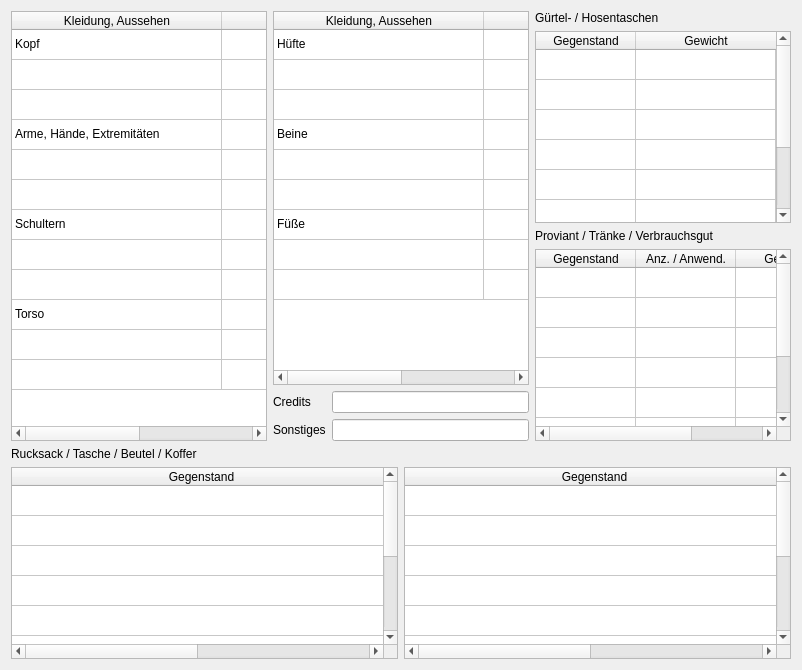
     <widget class="QWidget" name="tab_ausruestung">
      <attribute name="title">
       <string>Ausrüstung</string>
      </attribute>
      <layout class="QVBoxLayout" name="verticalLayout_10">
       <item>
        <layout class="QHBoxLayout" name="horizontalLayout_7">
         <item>
          <layout class="QVBoxLayout" name="verticalLayout_9">
           <item>
            <widget class="QTableWidget" name="tableWidget_ausruestung_links">
             <property name="sizePolicy">
              <sizepolicy hsizetype="Expanding" vsizetype="Minimum">
               <horstretch>0</horstretch>
               <verstretch>0</verstretch>
              </sizepolicy>
             </property>
             <property name="maximumSize">
              <size>
               <width>16777215</width>
               <height>16777215</height>
              </size>
             </property>
             <attribute name="horizontalHeaderDefaultSectionSize">
              <number>210</number>
             </attribute>
             <attribute name="horizontalHeaderStretchLastSection">
              <bool>true</bool>
             </attribute>
             <attribute name="verticalHeaderVisible">
              <bool>false</bool>
             </attribute>
             <row>
              <property name="text">
               <string>Kopf</string>
              </property>
             </row>
             <row>
              <property name="text">
               <string>1</string>
              </property>
             </row>
             <row>
              <property name="text">
               <string>2</string>
              </property>
             </row>
             <row>
              <property name="text">
               <string>Arme, Hände, Extremitäten</string>
              </property>
             </row>
             <row>
              <property name="text">
               <string>1</string>
              </property>
             </row>
             <row>
              <property name="text">
               <string>2</string>
              </property>
             </row>
             <row>
              <property name="text">
               <string>Schultern</string>
              </property>
             </row>
             <row>
              <property name="text">
               <string>1</string>
              </property>
             </row>
             <row>
              <property name="text">
               <string>2</string>
              </property>
             </row>
             <row>
              <property name="text">
               <string>Torso</string>
              </property>
             </row>
             <row>
              <property name="text">
               <string>1</string>
              </property>
             </row>
             <row>
              <property name="text">
               <string>2</string>
              </property>
             </row>
             <column>
              <property name="text">
               <string>Kleidung, Aussehen</string>
              </property>
             </column>
             <column>
              <property name="text">
               <string>Gewicht</string>
              </property>
             </column>
             <item row="0" column="0">
              <property name="text">
               <string>Kopf</string>
              </property>
             </item>
             <item row="3" column="0">
              <property name="text">
               <string>Arme, Hände, Extremitäten</string>
              </property>
             </item>
             <item row="5" column="0">
              <property name="text">
               <string/>
              </property>
             </item>
             <item row="6" column="0">
              <property name="text">
               <string>Schultern</string>
              </property>
             </item>
             <item row="9" column="0">
              <property name="text">
               <string>Torso</string>
              </property>
             </item>
            </widget>
           </item>
          </layout>
         </item>
         <item>
          <layout class="QVBoxLayout" name="verticalLayout_11">
           <item>
            <widget class="QTableWidget" name="tableWidget_ausruestung_rechts">
             <property name="sizePolicy">
              <sizepolicy hsizetype="Expanding" vsizetype="MinimumExpanding">
               <horstretch>0</horstretch>
               <verstretch>0</verstretch>
              </sizepolicy>
             </property>
             <property name="maximumSize">
              <size>
               <width>16777215</width>
               <height>16777215</height>
              </size>
             </property>
             <attribute name="horizontalHeaderDefaultSectionSize">
              <number>210</number>
             </attribute>
             <attribute name="horizontalHeaderStretchLastSection">
              <bool>true</bool>
             </attribute>
             <attribute name="verticalHeaderVisible">
              <bool>false</bool>
             </attribute>
             <row>
              <property name="text">
               <string>Hüfte</string>
              </property>
             </row>
             <row>
              <property name="text">
               <string>1</string>
              </property>
             </row>
             <row>
              <property name="text">
               <string>2</string>
              </property>
             </row>
             <row>
              <property name="text">
               <string>Beine</string>
              </property>
             </row>
             <row>
              <property name="text">
               <string>1</string>
              </property>
             </row>
             <row>
              <property name="text">
               <string>2</string>
              </property>
             </row>
             <row>
              <property name="text">
               <string>Füße</string>
              </property>
             </row>
             <row>
              <property name="text">
               <string>1</string>
              </property>
             </row>
             <row>
              <property name="text">
               <string>2</string>
              </property>
             </row>
             <column>
              <property name="text">
               <string>Kleidung, Aussehen</string>
              </property>
             </column>
             <column>
              <property name="text">
               <string>Gewicht</string>
              </property>
             </column>
             <item row="0" column="0">
              <property name="text">
               <string>Hüfte</string>
              </property>
             </item>
             <item row="3" column="0">
              <property name="text">
               <string>Beine</string>
              </property>
             </item>
             <item row="6" column="0">
              <property name="text">
               <string>Füße</string>
              </property>
             </item>
            </widget>
           </item>
           <item>
            <layout class="QFormLayout" name="formLayout">
             <item row="0" column="0">
              <widget class="QLabel" name="label_6">
               <property name="text">
                <string>Credits</string>
               </property>
              </widget>
             </item>
             <item row="0" column="1">
              <widget class="QLineEdit" name="lineEdit_credits"/>
             </item>
             <item row="1" column="0">
              <widget class="QLabel" name="label_7">
               <property name="text">
                <string>Sonstiges</string>
               </property>
              </widget>
             </item>
             <item row="1" column="1">
              <widget class="QLineEdit" name="lineEdit_sonstiges"/>
             </item>
            </layout>
           </item>
          </layout>
         </item>
         <item>
          <layout class="QVBoxLayout" name="verticalLayout_8">
           <item>
            <widget class="QLabel" name="label_4">
             <property name="text">
              <string>Gürtel- / Hosentaschen</string>
             </property>
            </widget>
           </item>
           <item>
            <widget class="QTableWidget" name="tableWidget_hosentaschen">
             <property name="rowCount">
              <number>8</number>
             </property>
             <attribute name="horizontalHeaderStretchLastSection">
              <bool>true</bool>
             </attribute>
             <attribute name="verticalHeaderVisible">
              <bool>false</bool>
             </attribute>
             <row/>
             <row/>
             <row/>
             <row/>
             <row/>
             <row/>
             <row/>
             <row/>
             <column>
              <property name="text">
               <string>Gegenstand</string>
              </property>
             </column>
             <column>
              <property name="text">
               <string>Gewicht</string>
              </property>
             </column>
            </widget>
           </item>
           <item>
            <widget class="QLabel" name="label_5">
             <property name="text">
              <string>Proviant / Tränke / Verbrauchsgut</string>
             </property>
            </widget>
           </item>
           <item>
            <widget class="QTableWidget" name="tableWidget_proviant">
             <property name="rowCount">
              <number>8</number>
             </property>
             <attribute name="horizontalHeaderStretchLastSection">
              <bool>true</bool>
             </attribute>
             <attribute name="verticalHeaderVisible">
              <bool>false</bool>
             </attribute>
             <row/>
             <row/>
             <row/>
             <row/>
             <row/>
             <row/>
             <row/>
             <row/>
             <column>
              <property name="text">
               <string>Gegenstand</string>
              </property>
             </column>
             <column>
              <property name="text">
               <string>Anz. / Anwend.</string>
              </property>
             </column>
             <column>
              <property name="text">
               <string>Gewicht</string>
              </property>
             </column>
            </widget>
           </item>
          </layout>
         </item>
        </layout>
       </item>
       <item>
        <widget class="QLabel" name="label_3">
         <property name="text">
          <string>Rucksack / Tasche / Beutel / Koffer</string>
         </property>
        </widget>
       </item>
       <item>
        <layout class="QHBoxLayout" name="horizontalLayout_8">
         <item>
          <widget class="QTableWidget" name="tableWidget_rucksack_links">
           <property name="rowCount">
            <number>10</number>
           </property>
           <attribute name="horizontalHeaderDefaultSectionSize">
            <number>379</number>
           </attribute>
           <attribute name="horizontalHeaderStretchLastSection">
            <bool>true</bool>
           </attribute>
           <attribute name="verticalHeaderVisible">
            <bool>false</bool>
           </attribute>
           <row/>
           <row/>
           <row/>
           <row/>
           <row/>
           <row/>
           <row/>
           <row/>
           <row/>
           <row/>
           <column>
            <property name="text">
             <string>Gegenstand</string>
            </property>
           </column>
           <column>
            <property name="text">
             <string>Gewicht</string>
            </property>
           </column>
          </widget>
         </item>
         <item>
          <widget class="QTableWidget" name="tableWidget_rucksack_rechts">
           <property name="rowCount">
            <number>10</number>
           </property>
           <attribute name="horizontalHeaderDefaultSectionSize">
            <number>379</number>
           </attribute>
           <attribute name="horizontalHeaderStretchLastSection">
            <bool>true</bool>
           </attribute>
           <attribute name="verticalHeaderVisible">
            <bool>false</bool>
           </attribute>
           <row/>
           <row/>
           <row/>
           <row/>
           <row/>
           <row/>
           <row/>
           <row/>
           <row/>
           <row/>
           <column>
            <property name="text">
             <string>Gegenstand</string>
            </property>
           </column>
           <column>
            <property name="text">
             <string>Gewicht</string>
            </property>
           </column>
          </widget>
         </item>
        </layout>
       </item>
      </layout>
     </widget>
